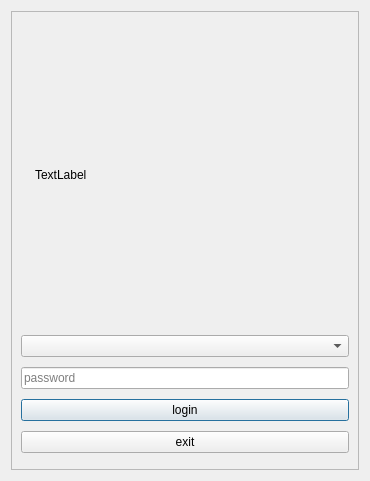
<?xml version="1.0" encoding="UTF-8"?>
<ui version="4.0">
 <class>Dialog</class>
 <widget class="QDialog" name="Dialog">
  <property name="geometry">
   <rect>
    <x>0</x>
    <y>0</y>
    <width>370</width>
    <height>481</height>
   </rect>
  </property>
  <property name="windowTitle">
   <string>Dialog</string>
  </property>
  <layout class="QVBoxLayout" name="verticalLayout">
   <item>
    <widget class="QFrame" name="frame_root">
     <property name="frameShape">
      <enum>QFrame::StyledPanel</enum>
     </property>
     <property name="frameShadow">
      <enum>QFrame::Raised</enum>
     </property>
     <layout class="QVBoxLayout" name="verticalLayout_2">
      <item>
       <layout class="QHBoxLayout" name="horizontalLayout_2">
        <item>
         <spacer name="horizontalSpacer_2">
          <property name="orientation">
           <enum>Qt::Horizontal</enum>
          </property>
          <property name="sizeHint" stdset="0">
           <size>
            <width>40</width>
            <height>20</height>
           </size>
          </property>
         </spacer>
        </item>
        <item>
         <widget class="QLabel" name="label">
          <property name="minimumSize">
           <size>
            <width>300</width>
            <height>300</height>
           </size>
          </property>
          <property name="maximumSize">
           <size>
            <width>300</width>
            <height>300</height>
           </size>
          </property>
          <property name="text">
           <string>TextLabel</string>
          </property>
         </widget>
        </item>
        <item>
         <spacer name="horizontalSpacer_3">
          <property name="orientation">
           <enum>Qt::Horizontal</enum>
          </property>
          <property name="sizeHint" stdset="0">
           <size>
            <width>40</width>
            <height>20</height>
           </size>
          </property>
         </spacer>
        </item>
       </layout>
      </item>
      <item>
       <widget class="QComboBox" name="combo_box_email"/>
      </item>
      <item>
       <widget class="QLineEdit" name="input_password">
        <property name="placeholderText">
         <string>password</string>
        </property>
       </widget>
      </item>
      <item>
       <widget class="QPushButton" name="button_login">
        <property name="text">
         <string>login</string>
        </property>
       </widget>
      </item>
      <item>
       <widget class="QPushButton" name="button_exit">
        <property name="text">
         <string>exit</string>
        </property>
       </widget>
      </item>
     </layout>
    </widget>
   </item>
  </layout>
 </widget>
 <resources/>
 <connections/>
</ui>
